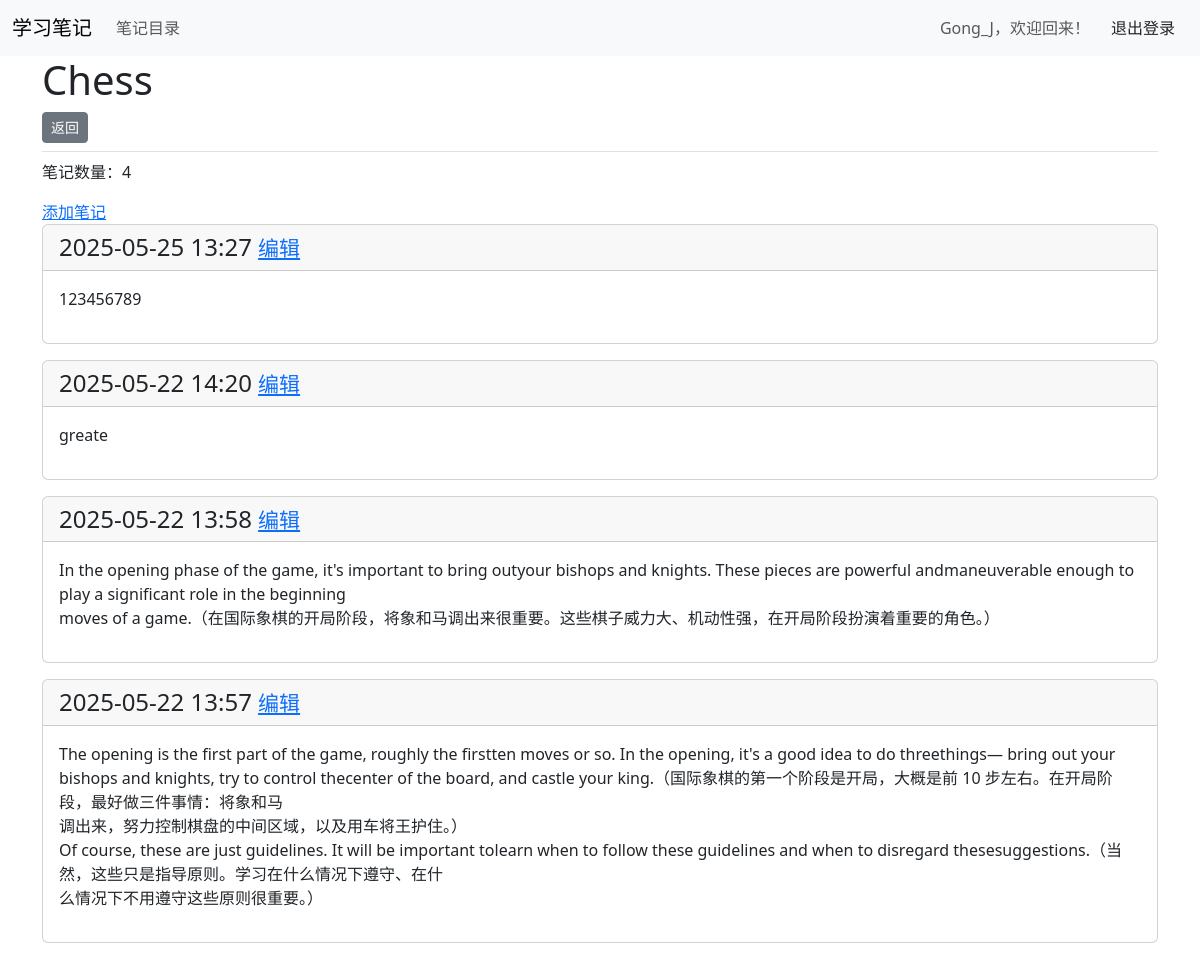
Page /topics/1/ (signed in) on the committed database.
### learning_logs/models.py (models this page shows, shortened)
class Topic(models.Model):
    text = models.CharField(max_length=200)
    date_added = models.DateTimeField(auto_now_add=True)
    owner = models.ForeignKey(User, on_delete=models.CASCADE)

class Entry(models.Model):
    topic = models.ForeignKey(Topic, on_delete=models.CASCADE)
    text = models.TextField()
    date_added = models.DateTimeField(auto_now_add=True)
    class Meta:
        verbose_name_plural = 'entries'

### learning_logs/views.py (the view)
# urls.py: path('topics/<int:topic_id>/', views.topic, name='topic'),
@login_required
def topic(request, topic_id):
    topic = Topic.objects.get(id=topic_id)
    if topic.owner != request.user:
        raise Http404
    entries = topic.entry_set.order_by('-date_added')
    context = {'topic': topic, 'entries': entries}
    return render(request, 'learning_logs/topic.html', context)

### learning_logs/templates/learning_logs/topic.html
{% extends 'learning_logs/base.html' %}
{% block page_header %}
    <h1>{{ topic.text }}</h1>
{% endblock page_header %}
{% block content %}
<p>笔记数量：{{ entries|length }}</p>
<a href="{% url 'learning_logs:new_entry' topic.id %}">添加笔记</a>
    {% for entry in entries %}
    <div class="card mb-3">
        <h4 class="card-header">
            {{ entry.date_added|date:"Y-m-d H:i" }}
            <small><a href="{% url 'learning_logs:edit_entry' entry.id %}">编辑</a></small>
        </h4>
        <div class="card-body">{{ entry.text|linebreaks }}</div>
    </div>
    {%empty%}
        <p>你还没有为这个主题添加笔记哦</p>
    {%endfor%}
{% endblock content %}

### learning_logs/templates/learning_logs/base.html (shortened to what this page needs)
<!doctype html>
<html lang="zh">
<head>
  {% load django_bootstrap5 %}
  {% bootstrap_css %}
</head>
<body>
  <nav class="navbar navbar-expand-md navbar-light bg-light mb-4border">
    <div class="container-fluid">
      <a class="navbar-brand" href="{% url 'learning_logs:index' %}">学习笔记</a>
      <div class="collapse navbar-collapse" id="navbarCollapse">
        <ul class="navbar-nav me-auto mb-2 mb-md-0">
          <li class="nav-item">
            <a class="nav-link" href="{% url 'learning_logs:topics' %}">笔记目录</a>
          </li>
        </ul>
        <ul class="navbar-nav ms-auto mb-2 mb-md-0">
        {% if user.is_authenticated %}
          <li class="nav-item">
            <span class="navbar-text me-2">{{ user.username }}，欢迎回来！</span>
          </li>
        {% endif %}
        </ul>
        {% if user.is_authenticated %}
          <form action="{% url 'accounts:logout' %}" method='post'>
          <button name='submit' class='btn btn-outline-secondarybtn-sm'>
          退出登录</button>
          </form>
        {% endif %}
      </div>
    </div>
  </nav>
  <main class="container">
    <div class="pb-2 mb-2 border-bottom">
      {% block page_header %}{% endblock page_header %}
      <button type="button" class="btn btn-secondary btn-sm" onclick="window.history.back();">返回</button>
    </div>
    <div>
      {% block content %}{% endblock content %}
    </div>
  </main>
</body>
</html>

### rows in the picture
Topic: text "Chess"
Entry: date_added "2025-05-25 13:27", text "123456789"
Entry: date_added "2025-05-22 14:20", text "greate"
Entry: date_added "2025-05-22 13:58", text "In the opening phase of the game, it's important to bring outyour bishops and knights. These pieces are powerful andmaneuverable enough to play a significant role in the beginning moves of a game.（在国际象棋的开局阶段，将象和马调出来很重要。这些棋子威力大、机动性强，在开局阶段扮演着重要的角色。）"
Entry: date_added "2025-05-22 13:57", text "The opening is the first part of the game, roughly the firstten moves or so. In the opening, it's a good idea to do threethings— bring out your bishops and knights, try to control thecenter of the board, and castle your king.（国际象棋的第一个阶段是开局，大概是前 10 步左右。在开局阶段，最好做三件事情：将象和马 调出来，努力控制棋盘的中间区域，以及用车将王护住。） Of course, these are just guidelines. It will be important tolearn when to follow these guidelines and when to disregard thesesuggestions.（当然，这些只是指导原则。学习在什么情况下遵守、在什 么情况下不用遵守这些原则很重要。）"

### other values in the picture
{{ user.username }} "Gong_J"
{{ entries|length }} "4"
